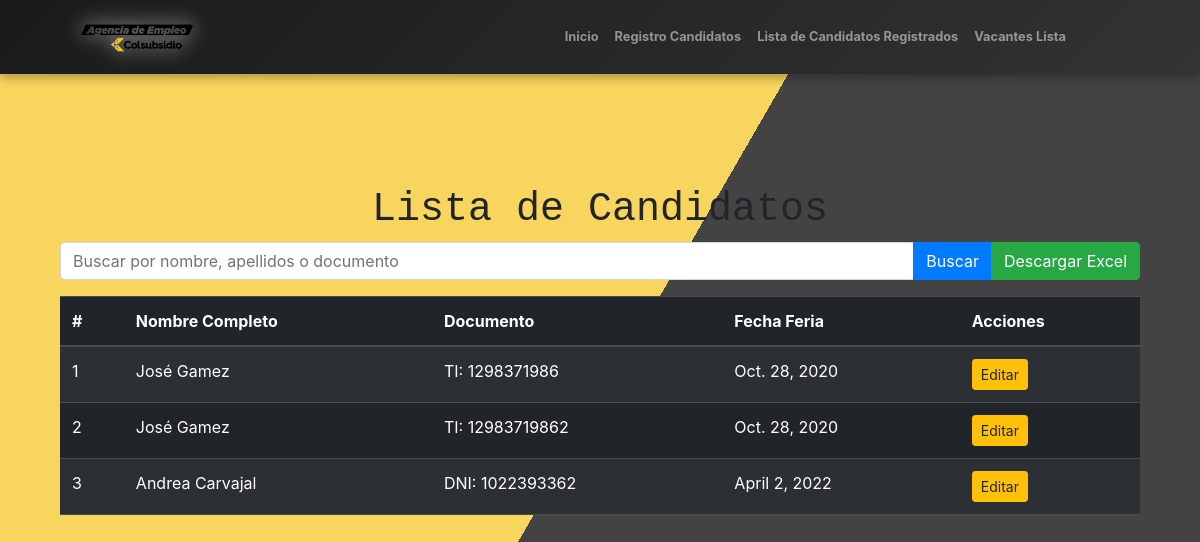
/candidatos/, run on an earlier commit of the app's database.
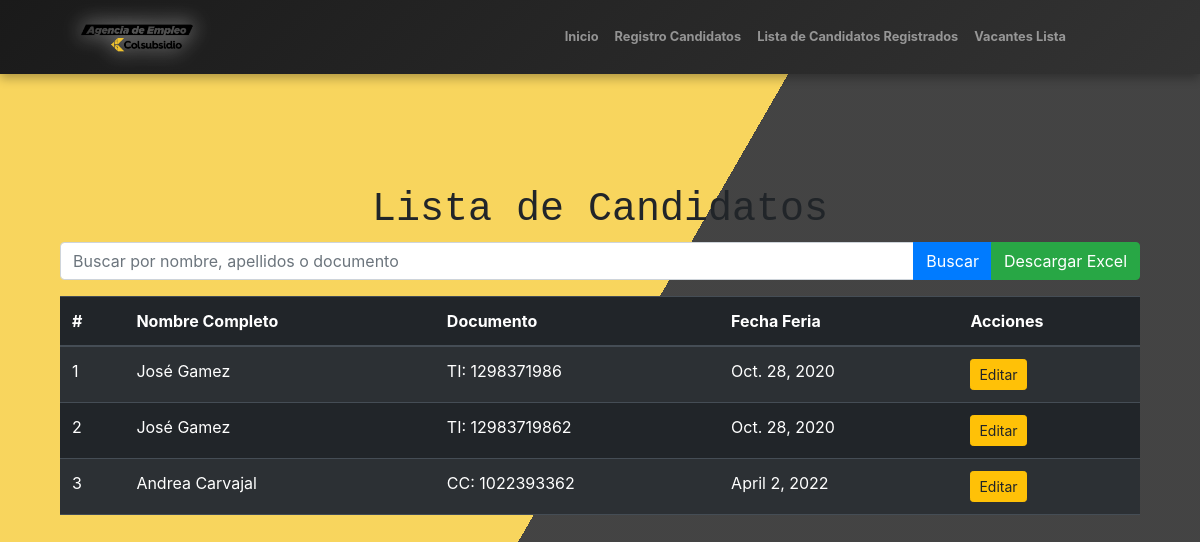
And on a later commit of the database.
### vacantes/models.py (models this page shows, shortened)
class RegistroCandidato(models.Model):
    SEX_CHOICES = [
        ('M', 'Mujer'),
        ('H', 'Hombre'),
        ('I', 'Intersexual'),
    ]
    DOCUMENT_TYPE_CHOICES = [
        ('CC', 'CEDULA DE CIUDADANIA'),
        ('PEP', 'PERMISO ESPECIAL DE PERMANENCIA'),
        ('TI', 'TARJETA DE IDENTIDAD'),
        ('DNI', 'DOCUMENTO NACIONAL DE IDENTIFICACION'),
        ('PAS', 'PASAPORTE'),
        ('CE', 'CEDULA DE EXTRANJERIA'),
    ]
    EDUCATION_LEVEL_CHOICES = [
        ('BP', 'BASICA PRIMARIA'),
        ('BS', 'BASICA SECUNDARIA'),
        ('BA', 'BACHILLER ACADEMICO'),
        ('EBA', 'ESTUDIANTE BACHILLER ACADEMICO'),
        ('TL', 'TECNICO LABORAL/PROFESIONAL'),
        ('ETL', 'ESTUDIANTE TECNICO LABORAL/PROFESIONAL'),
        ('T', 'TECNOLOGO'),
        ('ET', 'ESTUDIANTE TECNOLOGO'),
        ('P', 'PROFESIONAL'),
        ('EP', 'ESTUDIANTE PROFESIONAL'),
        ('PG', 'POSGRADO'),
    ]
    SCHEDULE_CHOICES = [
        ('FT', 'TIEMPO COMPLETO'),
        ('PT', 'MEDIO TIEMPO'),
        ('WE', 'FINES DE SEMANA'),
    ]
    SALARY_CHOICES = [
        ('<1', 'Menos de 1 SMMLV'),
        ('1-2', '1 a 2 SMMLV'),
        ('2-4', '2 a 4 SMMLV'),
        ('4-6', '4 a 6 SMMLV'),
        ('6-9', '6 a 9 SMMLV'),
        ('9-12', '9 a 12 SMMLV'),
        ('12-15', '12 a 15 SMMLV'),
        ('15-19', '15 a 19 SMMLV'),
        ('>20', '20 SMMLV en adelante'),
    ]
    DISABILITY_CHOICES = [
        ('SI', 'Sí'),
        ('NO', 'No'),
    ]
    SISE_CHOICES = [
        ('SI', 'Sí'),
        ('NO', 'No'),
    ]
    RECRUITER_CHOICES = [
        ('NN', 'No conoce el nombre'),
        ('AAM', 'Angel Andres Moyano Molano'),
        ('DAP', 'Diego Alejandro Parra Pinto'),
        ('EJC', 'Erika Julieth Cristancho Pérez'),
    ]
    feria = models.CharField(max_length=100)
    fecha_feria = models.DateField()
    sexo = models.CharField(max_length=1, choices=SEX_CHOICES)
    tipo_documento = models.CharField(max_length=3, choices=DOCUMENT_TYPE_CHOICES)
    numero_documento = models.CharField(max_length=20, unique=True)
    nombres = models.CharField(max_length=100)
    apellidos = models.CharField(max_length=100)
    numero_celular = models.CharField(max_length=15)
    correo_electronico = models.EmailField()
    fecha_nacimiento = models.DateField()
    formacion_academica = models.CharField(max_length=3, choices=EDUCATION_LEVEL_CHOICES)
    programa_academico = models.CharField(max_length=100)
    experiencia_laboral = models.TextField(blank=True, null=True)
    interes_ocupacional = models.TextField(blank=True, null=True)
    localidad_municipio = models.CharField(max_length=100)
    candidato_discapacidad = models.CharField(max_length=2, choices=DISABILITY_CHOICES)
    tipo_discapacidad = models.CharField(max_length=100, blank=True, null=True)
    horario_interesado = models.CharField(max_length=2, choices=SCHEDULE_CHOICES)
    aspiracion_salarial = models.CharField(max_length=5, choices=SALARY_CHOICES)
    registrado_en_sise = models.CharField(max_length=2, choices=SISE_CHOICES)
    tecnico_seleccion = models.CharField(max_length=3, choices=RECRUITER_CHOICES)
    vacantes_disponibles = models.ManyToManyField(Vacante, related_name="candidatos", blank=True)
    class Meta:
        verbose_name = "Registro de Candidato"
        verbose_name_plural = "Registros de Candidatos"

### vacantes/views.py (the view, shortened to what this page needs)
# urls.py: path('candidatos/', views.listar_candidatos, name='listar_candidatos'),
def listar_candidatos(request):
    query = request.GET.get('q', '')  # Obtenemos el término de búsqueda
    candidatos = RegistroCandidato.objects.all()
    return render(request, 'listar_candidatos.html', {'candidatos': candidatos})

### vacantes/templates/listar_candidatos.html (shortened to what this page needs)
{% extends 'base.html' %}
{% block contenido %}
<div class="container mt-5">
    <h1 class="text-center">Lista de Candidatos</h1>
    <form method="get" class="mb-3">
        <div class="input-group">
            <input type="text" name="q" class="form-control" placeholder="Buscar por nombre, apellidos o documento" value="{{ query }}">
            <div class="input-group-append">
                <button type="submit" class="btn btn-primary">Buscar</button>
                <a href="{% url 'descargar_excel' %}" class="btn btn-success">Descargar Excel</a>
            </div>
        </div>
    </form>
    <table class="table table-striped table-dark">
        <thead>
            <tr>
                <th>#</th>
                <th>Nombre Completo</th>
                <th>Documento</th>
                <th>Fecha Feria</th>
                <th>Acciones</th>
            </tr>
        </thead>
        <tbody>
            {% for candidato in candidatos %}
                <tr>
                    <td>{{ forloop.counter }}</td>
                    <td>{{ candidato.nombres }} {{ candidato.apellidos }}</td>
                    <td>{{ candidato.tipo_documento }}: {{ candidato.numero_documento }}</td>
                    <td>{{ candidato.fecha_feria }}</td>
                    <td>
                        <a href="{% url 'editar_candidato' candidato.pk %}" class="btn btn-warning btn-sm">Editar</a>
                    </td>
                </tr>
            {% empty %}
                <tr>
                    <td colspan="5" class="text-center">No se encontraron candidatos.</td>
                </tr>
            {% endfor %}
        </tbody>
    </table>
</div>
{% endblock %}

What changed in the data, as far as the page shows it:
changed RegistroCandidato "Andrea": tipo_documento "DNI" → "CC"
